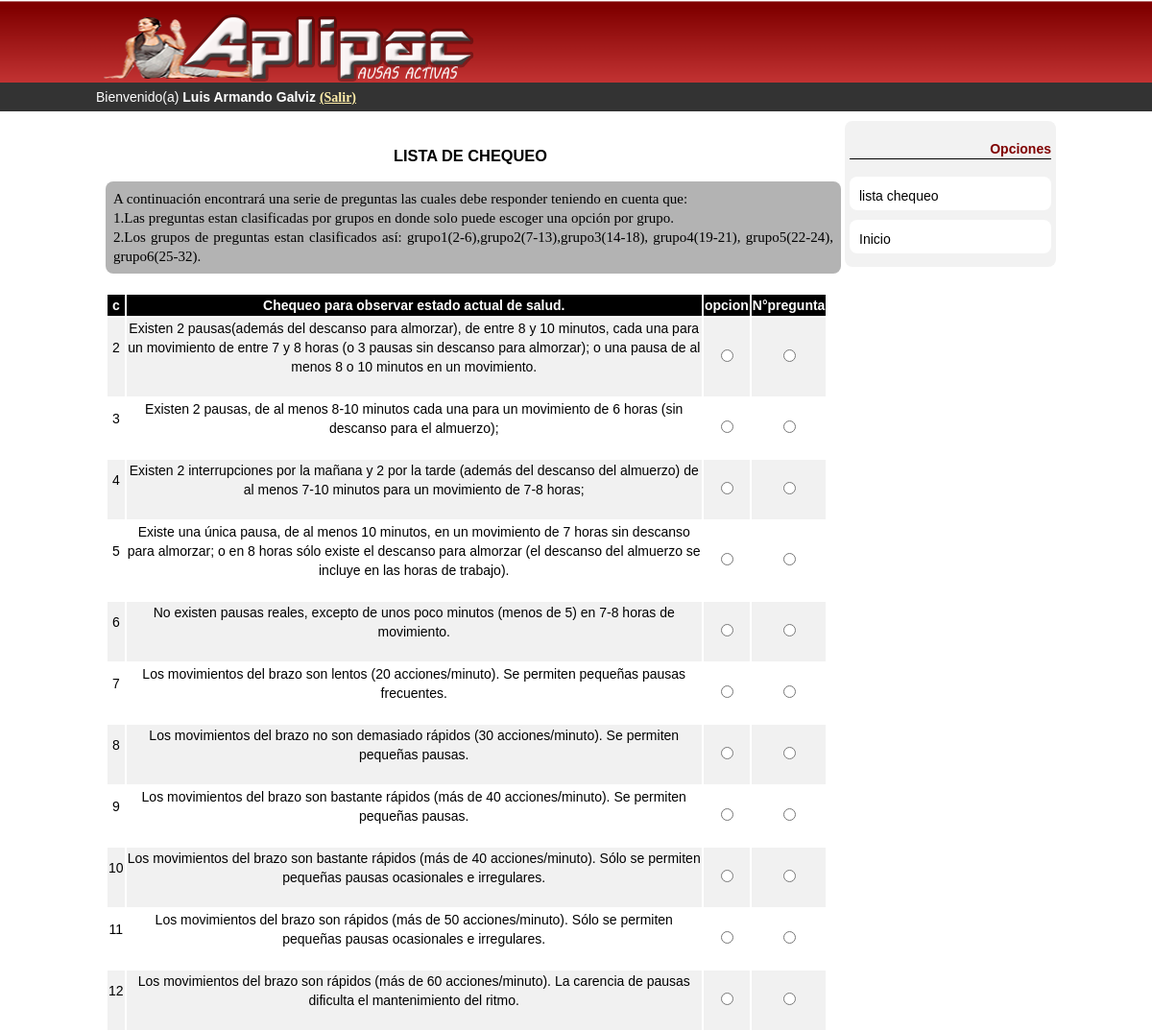
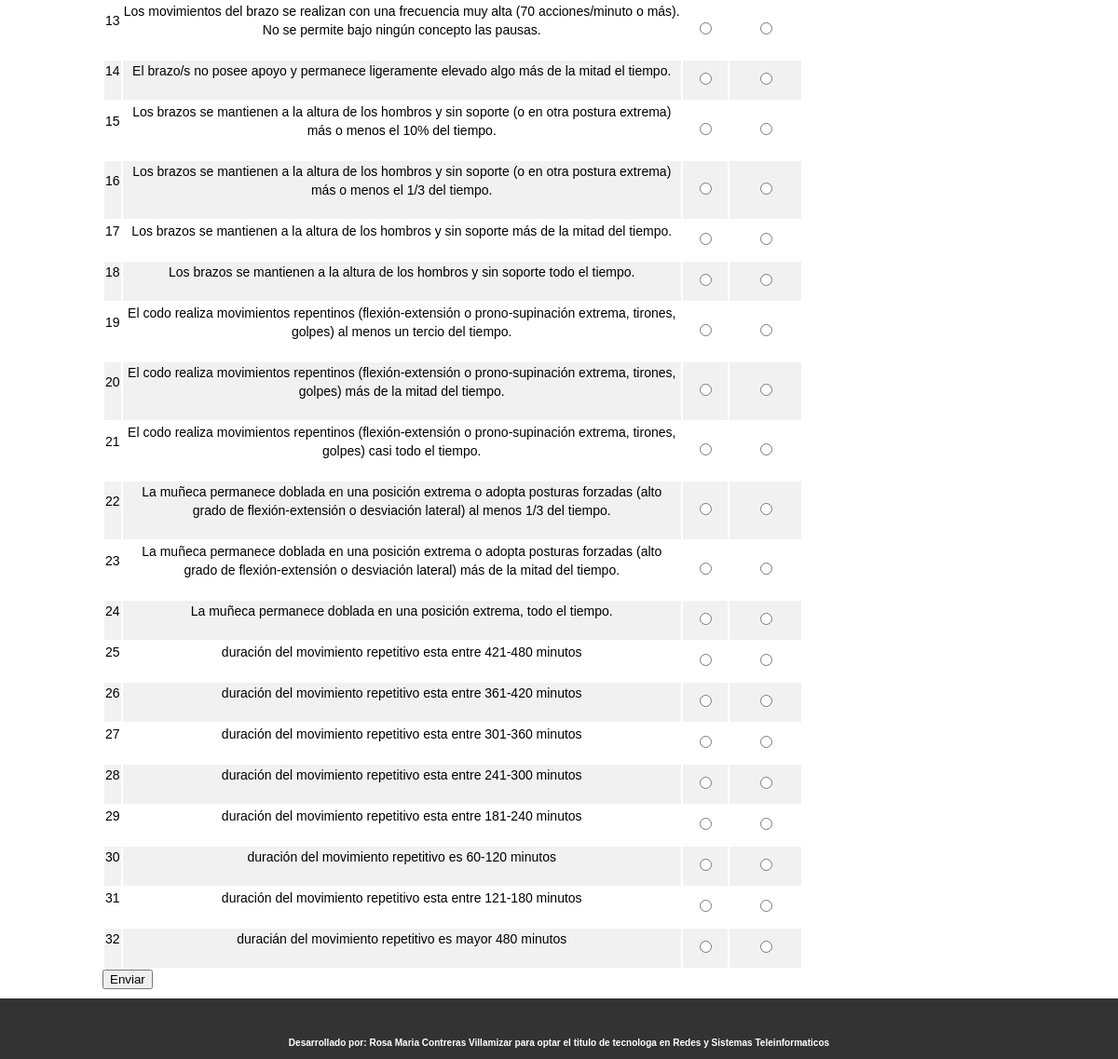
/page.php?op=8 (signed in), run on the app's committed database (2 pictures, top to bottom).
### tables this page shows
CREATE TABLE IF NOT EXISTS `Pac_pregunta` (
  `pre_id` int(11) NOT NULL,
  `pre_nom` varchar(300) NOT NULL,
  `pre_tipo` int(11) NOT NULL,
  `pre_valor` float NOT NULL,
  PRIMARY KEY (`pre_id`)
);

### lib/funciones.php (called while the page is built, shortened)
<?php
function execute_sql($sql){
   global $link;
   return mysql_query($sql, $link);
}
function get_result_array($rs){
  return mysql_fetch_array($rs);
}
?>

### mod/listadechequeo/listadechequeo_formulc.php (the view)
<?php
require_once('lib/config.php');
require_once('lib/funciones.php');
?>
<form method="post" action="page.php?op=9" id="chequeo">
<h1><center>LISTA DE CHEQUEO
    </center>
</h1>
<section id="listaA">A continuación encontrará una serie de preguntas las cuales debe responder
teniendo en cuenta que:
<br>
1.Las preguntas estan clasificadas por grupos en donde solo puede escoger una opción por grupo.
<br>
2.Los grupos de preguntas estan clasificados así: grupo1(2-6),grupo2(7-13),grupo3(14-18), grupo4(19-21), grupo5(22-24), grupo6(25-32).
</section>
<br>
<table>
<thead>
<tr>
<td>c</td>
<td>Chequeo para observar estado actual de salud. </td>
<td>opcion</td>
<td>N°pregunta</td>
</tr>
</thead>
<tbody>
<?php
$registro = "select * from Pac_pregunta";
$result1 = execute_sql($registro);
while($reg = get_result_array($result1))
{
if($reg['pre_tipo']==1){
?>
<tr>
   <td>                                          <?php  echo $reg['pre_id'] ."<br><br>";?>       </td>
   <td>                                          <?php  echo $reg['pre_nom']."<br><br>";?>       </td>
   <td><input type="radio" name="rta1"    value="<?php echo $reg['pre_valor']          ;?>"/>    </td>
   <td><input type="radio" name="pre_id1" value="<?php echo $reg['pre_id']             ;?>"/>    </td>
</tr>
<?php
}
if($reg['pre_tipo']==2){
?>
<tr>
<td>                                            <?php  echo $reg['pre_id']. "<br><br>";?>       </td>
<td>                                            <?php  echo $reg['pre_nom']."<br><br>";?>       </td>
<td><input type="radio" name="rta2"      value="<?php  echo $reg['pre_valor']         ;?>"/>    </td>
<td><input type="radio" name="pre_id2"   value="<?php  echo $reg['pre_id']            ;?>"/>    </td>
</tr>
<?php
}
if($reg['pre_tipo']==3){
?>
<tr>
<td>                                            <?php  echo $reg['pre_id'].  "<br><br>";?>       </td>
<td>                                            <?php  echo $reg['pre_nom']. "<br><br>";?>       </td>
<td><input type="radio" name="rta3"      value="<?php  echo $reg['pre_valor']          ;?>"/>    </td>
<td><input  type="radio" name="pre_id3"  value="<?php  echo $reg['pre_id']             ;?>"/>    </td>
</tr>
<?php
}
if($reg['pre_tipo']==4){
?>
<tr>
<td>                                           <?php  echo $reg['pre_id'].    "<br><br>";?>       </td>
<td>                                           <?php  echo $reg['pre_nom'].   "<br><br>";?>       </td>
<td><input type="radio" name="rta4"     value="<?php  echo $reg['pre_valor']            ;?>"/>    </td>
<td><input  type="radio" name="pre_id4" value="<?php  echo $reg['pre_id']               ;?>"/>    </td>
</tr>
<?php
}
if($reg['pre_tipo']==5){
?>
<tr>
<td>                                          <?php  echo $reg['pre_id'].    "<br><br>";?>       </td>
<td>                                          <?php  echo $reg['pre_nom'].   "<br><br>";?>       </td>
<td><input type="radio" name="rta5"    value="<?php  echo $reg['pre_valor']            ;?>"/>    </td>
<td><input type="radio" name="pre_id5" value="<?php  echo $reg['pre_id']               ;?>"/>    </td>
</tr>
<?php
}
if($reg['pre_tipo']==6){
?>
<tr>
<td>                                          <?php echo $reg['pre_id'].     "<br><br>";?>       </td>
<td>                                          <?php echo $reg['pre_nom'].    "<br><br>";?>       </td>
<td><input type="radio" name="rta6"    value="<?php echo $reg['pre_valor']             ;?>"/>    </td>
<td><input type="radio" name="pre_id6" value="<?php echo $reg['pre_id']                ;?>"/>    </td>
</tr>
<?php
}}
?>
</table>
<input class="lista2" type="submit" value="Enviar"/>
</form>

### css/estilo.css (style rules this page uses)
body { margin:0; padding:0; font-family:arial; font-size:14px; line-height:20px; }
#listaA { width:750px; min-height:auto; background:#b3b3b3; border-radius:8px; text-align:justify; font-size:15px; padding:8px; font-family:italic; }
table { width:99%; }
table thead { background:#000; color:#fff; text-align:center; padding:5px 0; font-weight:bold; }
table tbody tr { text-align:center; }
table tbody tr:nth-child(odd) { background:#f1f1f1; }
table tbody tr:nth-child(even) { background:#fff; }

### data on the page
pac_pregunta: pre_id "2", pre_nom "Existen 2 pausas(además del descanso para almorzar), de entre 8 y 10 minutos, cada una para un movimiento de entre 7 y 8 horas (o 3 pausas sin descanso para almorzar); o una pausa de al menos 8 o 10 minutos en un movimiento."
pac_pregunta: pre_id "3", pre_nom "Existen 2 pausas, de al menos 8-10 minutos cada una para un movimiento de 6 horas (sin descanso para el almuerzo);"
pac_pregunta: pre_id "4", pre_nom "Existen 2 interrupciones por la mañana y 2 por la tarde (además del descanso del almuerzo) de al menos 7-10 minutos para un movimiento de 7-8 horas;"
pac_pregunta: pre_id "5", pre_nom "Existe una única pausa, de al menos 10 minutos, en un movimiento de 7 horas sin descanso para almorzar; o en 8 horas sólo existe el descanso para almorzar (el descanso del almuerzo se incluye en las horas de trabajo)."
pac_pregunta: pre_id "6", pre_nom "No existen pausas reales, excepto de unos poco minutos (menos de 5) en 7-8 horas de movimiento."
pac_pregunta: pre_id "7", pre_nom "Los movimientos del brazo son lentos (20 acciones/minuto). Se permiten pequeñas pausas frecuentes."
pac_pregunta: pre_id "8", pre_nom "Los movimientos del brazo no son demasiado rápidos (30 acciones/minuto). Se permiten pequeñas pausas."
pac_pregunta: pre_id "9", pre_nom "Los movimientos del brazo son bastante rápidos (más de 40 acciones/minuto). Se permiten pequeñas pausas."
pac_pregunta: pre_id "10", pre_nom "Los movimientos del brazo son bastante rápidos (más de 40 acciones/minuto). Sólo se permiten pequeñas pausas ocasionales e irregulares."
pac_pregunta: pre_id "11", pre_nom "Los movimientos del brazo son rápidos (más de 50 acciones/minuto). Sólo se permiten pequeñas pausas ocasionales e irregulares."
pac_pregunta: pre_id "12", pre_nom "Los movimientos del brazo son rápidos (más de 60 acciones/minuto). La carencia de pausas dificulta el mantenimiento del ritmo."
pac_pregunta: pre_id "13", pre_nom "Los movimientos del brazo se realizan con una frecuencia muy alta (70 acciones/minuto o más). No se permite bajo ningún concepto las pausas."
pac_pregunta: pre_id "14", pre_nom "El brazo/s no posee apoyo y permanece ligeramente elevado algo más de la mitad el tiempo."
pac_pregunta: pre_id "15", pre_nom "Los brazos se mantienen a la altura de los hombros y sin soporte (o en otra postura extrema) más o menos el 10% del tiempo."
pac_pregunta: pre_id "16", pre_nom "Los brazos se mantienen a la altura de los hombros y sin soporte (o en otra postura extrema) más o menos el 1/3 del tiempo."
pac_pregunta: pre_id "17", pre_nom "Los brazos se mantienen a la altura de los hombros y sin soporte más de la mitad del tiempo."
pac_pregunta: pre_id "18", pre_nom "Los brazos se mantienen a la altura de los hombros y sin soporte todo el tiempo."
pac_pregunta: pre_id "19", pre_nom "El codo realiza movimientos repentinos (flexión-extensión o prono-supinación extrema, tirones, golpes) al menos un tercio del tiempo."
pac_pregunta: pre_id "20", pre_nom "El codo realiza movimientos repentinos (flexión-extensión o prono-supinación extrema, tirones, golpes) más de la mitad del tiempo."
pac_pregunta: pre_id "21", pre_nom "El codo realiza movimientos repentinos (flexión-extensión o prono-supinación extrema, tirones, golpes) casi todo el tiempo."
pac_pregunta: pre_id "22", pre_nom "La muñeca permanece doblada en una posición extrema o adopta posturas forzadas (alto grado de flexión-extensión o desviación lateral) al menos 1/3 del tiempo."
pac_pregunta: pre_id "23", pre_nom "La muñeca permanece doblada en una posición extrema o adopta posturas forzadas (alto grado de flexión-extensión o desviación lateral) más de la mitad del tiempo."
pac_pregunta: pre_id "24", pre_nom "La muñeca permanece doblada en una posición extrema, todo el tiempo."
pac_pregunta: pre_id "25", pre_nom "duración del movimiento repetitivo esta entre 421-480 minutos"
pac_pregunta: pre_id "26", pre_nom "duración del movimiento repetitivo esta entre 361-420 minutos"
pac_pregunta: pre_id "27", pre_nom "duración del movimiento repetitivo esta entre 301-360 minutos"
pac_pregunta: pre_id "28", pre_nom "duración del movimiento repetitivo esta entre 241-300 minutos"
pac_pregunta: pre_id "29", pre_nom "duración del movimiento repetitivo esta entre 181-240 minutos"
pac_pregunta: pre_id "30", pre_nom "duración del movimiento repetitivo es 60-120 minutos"
pac_pregunta: pre_id "31", pre_nom "duración del movimiento repetitivo esta entre 121-180 minutos"
pac_pregunta: pre_id "32", pre_nom "duracián del movimiento repetitivo es mayor 480 minutos"

### other printed values
$_SESSION['uname'] "Luis Armando Galviz"
